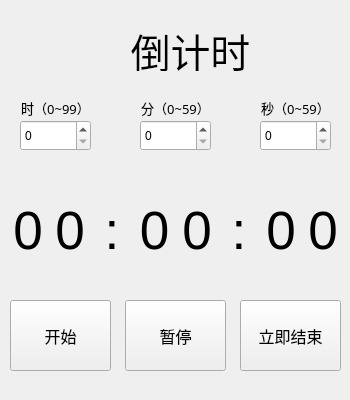
<?xml version="1.0" encoding="UTF-8"?>
<ui version="4.0">
 <class>r_clock</class>
 <widget class="QWidget" name="r_clock">
  <property name="geometry">
   <rect>
    <x>0</x>
    <y>0</y>
    <width>350</width>
    <height>400</height>
   </rect>
  </property>
  <property name="minimumSize">
   <size>
    <width>350</width>
    <height>400</height>
   </size>
  </property>
  <property name="maximumSize">
   <size>
    <width>350</width>
    <height>400</height>
   </size>
  </property>
  <property name="windowTitle">
   <string>Form</string>
  </property>
  <widget class="QSpinBox" name="sb_hour">
   <property name="geometry">
    <rect>
     <x>20</x>
     <y>120</y>
     <width>71</width>
     <height>31</height>
    </rect>
   </property>
  </widget>
  <widget class="QSpinBox" name="sb_min">
   <property name="geometry">
    <rect>
     <x>140</x>
     <y>120</y>
     <width>71</width>
     <height>31</height>
    </rect>
   </property>
  </widget>
  <widget class="QSpinBox" name="sb_sec">
   <property name="geometry">
    <rect>
     <x>260</x>
     <y>120</y>
     <width>71</width>
     <height>31</height>
    </rect>
   </property>
  </widget>
  <widget class="QPushButton" name="pushButton">
   <property name="geometry">
    <rect>
     <x>10</x>
     <y>300</y>
     <width>101</width>
     <height>71</height>
    </rect>
   </property>
   <property name="font">
    <font>
     <pointsize>12</pointsize>
    </font>
   </property>
   <property name="text">
    <string>开始</string>
   </property>
  </widget>
  <widget class="QLabel" name="label">
   <property name="geometry">
    <rect>
     <x>20</x>
     <y>100</y>
     <width>71</width>
     <height>16</height>
    </rect>
   </property>
   <property name="font">
    <font>
     <family>华文细黑</family>
     <pointsize>10</pointsize>
    </font>
   </property>
   <property name="text">
    <string>时（0~99）</string>
   </property>
   <property name="alignment">
    <set>Qt::AlignCenter</set>
   </property>
  </widget>
  <widget class="QLabel" name="label_2">
   <property name="geometry">
    <rect>
     <x>140</x>
     <y>100</y>
     <width>71</width>
     <height>16</height>
    </rect>
   </property>
   <property name="font">
    <font>
     <family>华文细黑</family>
     <pointsize>10</pointsize>
    </font>
   </property>
   <property name="text">
    <string>分（0~59）</string>
   </property>
   <property name="alignment">
    <set>Qt::AlignCenter</set>
   </property>
  </widget>
  <widget class="QLabel" name="label_4">
   <property name="geometry">
    <rect>
     <x>260</x>
     <y>100</y>
     <width>71</width>
     <height>16</height>
    </rect>
   </property>
   <property name="font">
    <font>
     <family>华文细黑</family>
     <pointsize>10</pointsize>
    </font>
   </property>
   <property name="text">
    <string>秒（0~59）</string>
   </property>
   <property name="alignment">
    <set>Qt::AlignCenter</set>
   </property>
  </widget>
  <widget class="QPushButton" name="pause">
   <property name="geometry">
    <rect>
     <x>125</x>
     <y>300</y>
     <width>101</width>
     <height>71</height>
    </rect>
   </property>
   <property name="font">
    <font>
     <pointsize>12</pointsize>
    </font>
   </property>
   <property name="text">
    <string>暂停</string>
   </property>
  </widget>
  <widget class="QPushButton" name="end">
   <property name="geometry">
    <rect>
     <x>240</x>
     <y>300</y>
     <width>101</width>
     <height>71</height>
    </rect>
   </property>
   <property name="font">
    <font>
     <pointsize>12</pointsize>
    </font>
   </property>
   <property name="text">
    <string>立即结束</string>
   </property>
  </widget>
  <widget class="QLabel" name="label_5">
   <property name="geometry">
    <rect>
     <x>110</x>
     <y>30</y>
     <width>161</width>
     <height>41</height>
    </rect>
   </property>
   <property name="font">
    <font>
     <pointsize>30</pointsize>
    </font>
   </property>
   <property name="text">
    <string>倒计时</string>
   </property>
   <property name="alignment">
    <set>Qt::AlignCenter</set>
   </property>
  </widget>
  <widget class="QWidget" name="layoutWidget">
   <property name="geometry">
    <rect>
     <x>10</x>
     <y>150</y>
     <width>331</width>
     <height>161</height>
    </rect>
   </property>
   <property name="font">
    <font>
     <pointsize>40</pointsize>
    </font>
   </property>
   <layout class="QHBoxLayout" name="horizontalLayout">
    <item>
     <widget class="QLabel" name="hour1">
      <property name="font">
       <font>
        <pointsize>40</pointsize>
       </font>
      </property>
      <property name="text">
       <string>0</string>
      </property>
      <property name="alignment">
       <set>Qt::AlignCenter</set>
      </property>
     </widget>
    </item>
    <item>
     <widget class="QLabel" name="hour2">
      <property name="font">
       <font>
        <pointsize>40</pointsize>
       </font>
      </property>
      <property name="text">
       <string>0</string>
      </property>
      <property name="alignment">
       <set>Qt::AlignCenter</set>
      </property>
     </widget>
    </item>
    <item>
     <widget class="QLabel" name="label_3">
      <property name="font">
       <font>
        <pointsize>40</pointsize>
       </font>
      </property>
      <property name="text">
       <string>:</string>
      </property>
      <property name="alignment">
       <set>Qt::AlignCenter</set>
      </property>
     </widget>
    </item>
    <item>
     <widget class="QLabel" name="min2">
      <property name="font">
       <font>
        <pointsize>40</pointsize>
       </font>
      </property>
      <property name="text">
       <string>0</string>
      </property>
      <property name="alignment">
       <set>Qt::AlignCenter</set>
      </property>
     </widget>
    </item>
    <item>
     <widget class="QLabel" name="min1">
      <property name="font">
       <font>
        <pointsize>40</pointsize>
       </font>
      </property>
      <property name="text">
       <string>0</string>
      </property>
      <property name="alignment">
       <set>Qt::AlignCenter</set>
      </property>
     </widget>
    </item>
    <item>
     <widget class="QLabel" name="label_7">
      <property name="font">
       <font>
        <pointsize>40</pointsize>
       </font>
      </property>
      <property name="text">
       <string>:</string>
      </property>
      <property name="alignment">
       <set>Qt::AlignCenter</set>
      </property>
     </widget>
    </item>
    <item>
     <widget class="QLabel" name="sec1">
      <property name="font">
       <font>
        <pointsize>40</pointsize>
       </font>
      </property>
      <property name="text">
       <string>0</string>
      </property>
      <property name="alignment">
       <set>Qt::AlignCenter</set>
      </property>
     </widget>
    </item>
    <item>
     <widget class="QLabel" name="sec2">
      <property name="font">
       <font>
        <pointsize>40</pointsize>
       </font>
      </property>
      <property name="text">
       <string>0</string>
      </property>
      <property name="alignment">
       <set>Qt::AlignCenter</set>
      </property>
     </widget>
    </item>
   </layout>
  </widget>
  <widget class="QLabel" name="label_shalou">
   <property name="geometry">
    <rect>
     <x>30</x>
     <y>0</y>
     <width>61</width>
     <height>91</height>
    </rect>
   </property>
   <property name="text">
    <string/>
   </property>
  </widget>
 </widget>
 <resources/>
 <connections/>
</ui>
